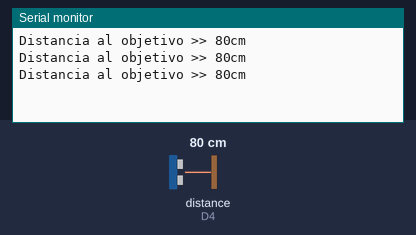
The sketch below on a simulated ESP8266 (NodeMCU). Parts: the last lines printed to the serial monitor. Wiring (inferred from the names in the program): ultrasonic range finder: trigger D3; echo D4. Inputs (shaded band) come from the test bench; at power-on: distance to the obstacle (sensor on D4) 80 cm. The echo pulse lasts 58.3 µs per cm.

Above: at 1.3 s.
1.4 s: distance to the obstacle (sensor on D4) set to 2 cm
At 1.9 s:
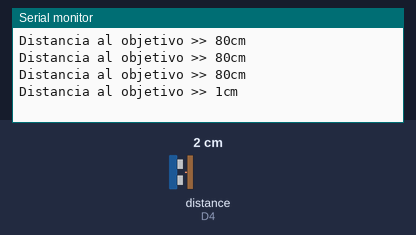
2.9 s: distance to the obstacle (sensor on D4) set to 4 cm
At 3.4 s:
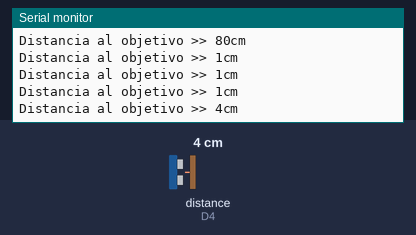
Timing chart, 0 to 5.9 s (numbered marks = the images above; inputs shaded):
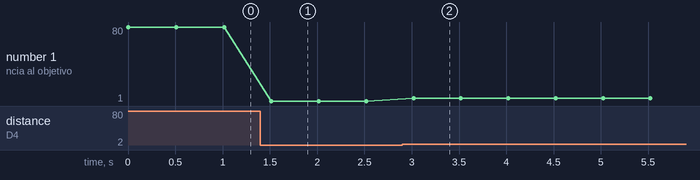

The sketch:

Sensor_Distancia.ino
```cpp
/* Como usar el sensor de distancia ultrasónico HC-SR04 con Arduino

    Pines del sensor de distancia ultrasónico HC-SR04
        VCC: +5VDC
        Trig : Trigger (INPUT) - Pin10
        Echo: Echo (OUTPUT) - Pin 9
        GND: GND
 */


int trigPin = D3;   // Elegimos el pin para Trig
int echoPin = D4;    // Elegimos el pin para Echo
long duration, cm; // Variables que utilizaremos

void setup() {


  Serial.begin (9600);   // Iniciamos el puerto serial

  pinMode(trigPin, OUTPUT);  //Definimos inputs y outputs
  pinMode(echoPin, INPUT);
}

void loop() // Iniciamos la secuencia
{


  // El emisor se activa al recibir un impulso HIGH de al menos 10 milisegundos.
  digitalWrite(trigPin, LOW);
  delayMicroseconds(5);
  digitalWrite(trigPin, HIGH);
  delayMicroseconds(10);
  digitalWrite(trigPin, LOW);


  // La duración es el tiempo, en microsegundos que tarda la señal
  pinMode(echoPin, INPUT);
  duration = pulseIn(echoPin, HIGH);

  // Convertimos el tiempo en distancia
  cm = (duration/2) *0.0344;

  // Configuramos al información de salida del puerto serial
  Serial.print("Distancia al objetivo >> ");
  Serial.print(cm);
  Serial.print("cm");
  Serial.println();

  delay(500); // Tiempo entre mediciones
}
```

Measured:
- after the input at 1.4 s, the serial monitor: prints a new line after 0.12 s (image 1)
- after the input at 2.9 s, the serial monitor: prints a new line after 0.12 s (image 2)
- plotted number 1: 80 → 1 after the input at 1.4 s, 1 → 4 after the input at 2.9 s
